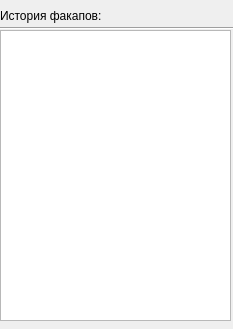
<?xml version="1.0" encoding="UTF-8"?>
<ui version="4.0">
 <class>Form</class>
 <widget class="QWidget" name="Form">
  <property name="geometry">
   <rect>
    <x>0</x>
    <y>0</y>
    <width>233</width>
    <height>329</height>
   </rect>
  </property>
  <property name="windowTitle">
   <string>Факапы</string>
  </property>
  <widget class="Line" name="line">
   <property name="geometry">
    <rect>
     <x>0</x>
     <y>20</y>
     <width>341</width>
     <height>16</height>
    </rect>
   </property>
   <property name="orientation">
    <enum>Qt::Horizontal</enum>
   </property>
  </widget>
  <widget class="QLabel" name="label">
   <property name="geometry">
    <rect>
     <x>0</x>
     <y>0</y>
     <width>221</width>
     <height>31</height>
    </rect>
   </property>
   <property name="text">
    <string>История факапов:</string>
   </property>
  </widget>
  <widget class="QListWidget" name="listWidget">
   <property name="geometry">
    <rect>
     <x>0</x>
     <y>30</y>
     <width>231</width>
     <height>291</height>
    </rect>
   </property>
  </widget>
 </widget>
 <resources/>
 <connections/>
</ui>
